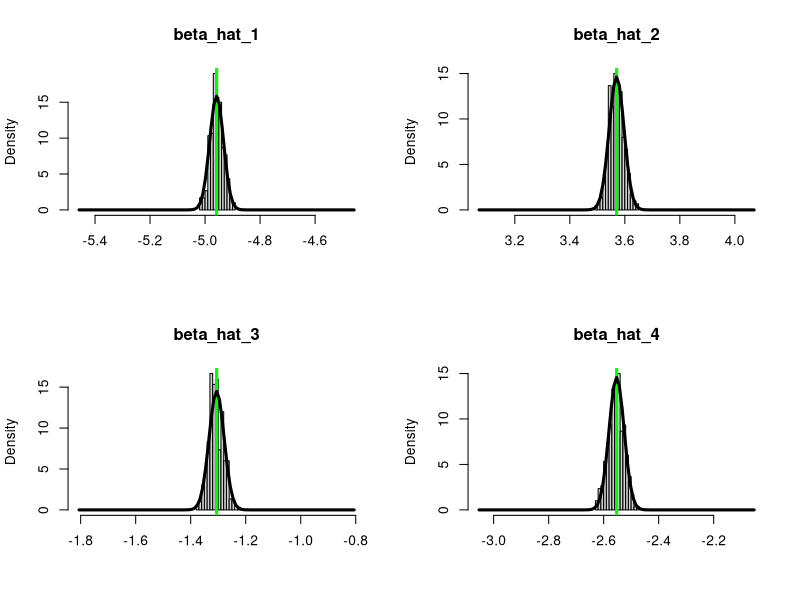

Recreate this plot in R.
# Linear models and the sampling distribution of the least squares estimator
# assuming Gaussian errors



p = 4
sigma = .25
#sigma = 1
#sigma = 2

beta = runif( n=p, min=1, max=5) * (-1)^(runif(p) < .5)

#n = 10
#n = 300
n = 1000

X = cbind( 1, matrix( runif(n*(p-1)), ncol=p-1))
XtX_inv = solve(t(X) %*% X)


# Simulate a large number of data sets and least squares estimators 
#num_sims = 100
num_sims = 300
#num_sims = 10000
beta_hat_mat = matrix( NA, nrow=num_sims, ncol=p)
for(k in 1:num_sims){
	y = X %*% beta + rnorm( n, mean=0, sd=sigma)
	beta_hat_mat[k,] = XtX_inv %*% t(X) %*% y
}


# Plot the sampling distributions of the least squares estimates

pdf(paste0("sampling_dist_n",n,"_num_sims",num_sims,".pdf"))
par(mfrow=c(2,2))
for(j in 1:p){
	
	grid = seq( beta[j]-.5, beta[j]+.5, by=.01)
	
	hist( beta_hat_mat[,j], freq=F, main=paste0("beta_hat_",j), xlab=NULL,
	      xlim=c(beta[j]-.5,beta[j]+.5), breaks=floor(sqrt(num_sims)))
	abline( v=beta[j], col="green", lwd=3)
	
	sd_beta_j = sigma * sqrt(XtX_inv[j,j])
	lines(grid, dnorm( grid, mean=beta[j], sd=sd_beta_j), lwd=3)
}
dev.off()


# Check whether confidence intervals for the least squares estimates have the
# correct coverage
level = .99
coverage = rep( 0, p)
for(k in 1:num_sims){
	for(j in 1:p){
		sd_beta_j = sigma * sqrt(XtX_inv[j,j])
		lower = beta_hat_mat[k,j] - sd_beta_j * qnorm( (1-level)/2, lower.tail=F)
		upper = beta_hat_mat[k,j] + sd_beta_j * qnorm( (1-level)/2, lower.tail=F)
	
		coverage[j] = coverage[j] + (lower < beta[j] & beta[j] < upper)
	}
}
coverage = coverage / num_sims; coverage



